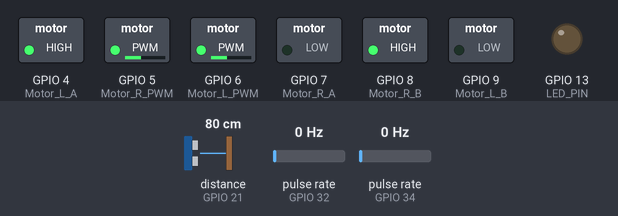
Bench run of a sketch on a simulated ESP32. Parts: switched loads named in the sketch (green lamp = pin HIGH), output pins drawn as LEDs (lit = HIGH). Wiring (inferred from the names in the program): ultrasonic range finder: trigger GPIO 20; echo GPIO 21; 2 × pulse sensor: data GPIO 32 / data GPIO 34. The inputs (shaded band) are chosen by the test bench; at power-on: distance to the obstacle (sensor on GPIO 21) 80 cm, pulse rate (sensors on GPIO 32, GPIO 34) 0 Hz. The echo pulse lasts 58.3 µs per cm; pins used as bus, display or sensor lines are not drawn.

Above: at 1.2 s.
1.3 s: distance to the obstacle (sensor on GPIO 21) set to 34 cm
2.8 s: distance to the obstacle (sensor on GPIO 21) set to 27 cm
At 4.0 s:
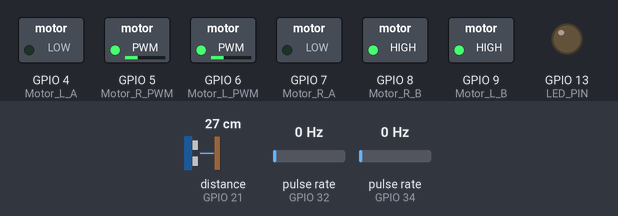
4.6 s: distance to the obstacle (sensor on GPIO 21) set to 35 cm
6.1 s: distance to the obstacle (sensor on GPIO 21) set to 44 cm
At 6.3 s:
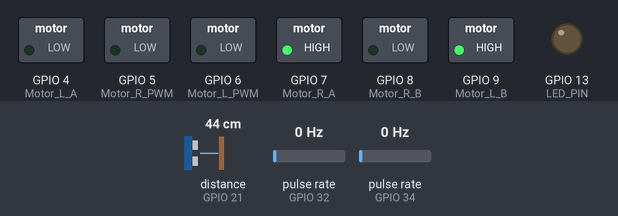
7.9 s: distance to the obstacle (sensor on GPIO 21) set to 2 cm
At 9.1 s:
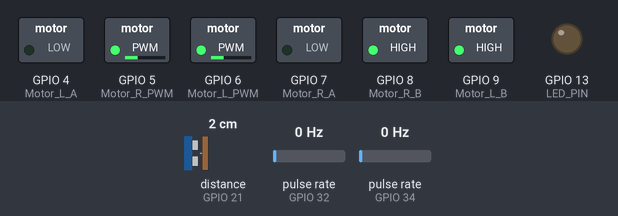
Timing chart, 0 to 10.7 s (numbered marks = the images above; inputs shaded):
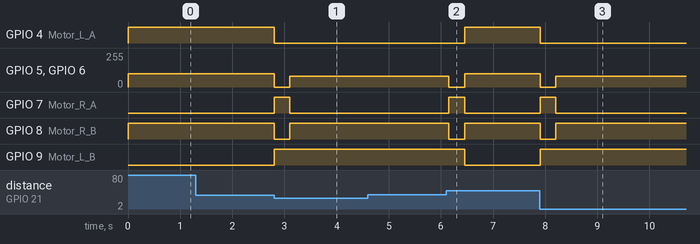

The sketch:

sketch_jul22a_copy_20250727114140.ino
```cpp
//------------------------------------------------------------------------------------------------------------------------------------------
//                                        П И Н Ы

#define Motor_L_A 4                     // Motor Left вывод A
#define Motor_L_B 9                     // Motor Left вывод B
#define Motor_L_PWM 6                   // Подача ШИМ на Motor Left
#define Encoder_L 32                    // Энкодер на Motor Left
#define Motor_R_A 7                     // Motor Right вывод A
#define Motor_R_B 8                     // Motor Right вывод B
#define Motor_R_PWM 5                   // Подача ШИМ на Motor Right
#define Encoder_R 34                    // Энкодер на Motor Right
#define TRIG_PIN 20                     // Trig pin УЗ датчика
#define ECHO_PIN 21                     // Echo pin УЗ датчика
#define LED_PIN 13                      // LED pin

//------------------------------------------------------------------------------------------------------------------------------------------
//                             К О Н С Т А Н Т Ы         К О Э Ф Ф И Ц И Е Н Т Ы

#define speedMove 100                   // Скорость движения
#define speedRotate 80                  // Сниженная скорость поворота
#define OBSTACLE_DISTANCE 30            // Расстояние до препятствия (см)
#define CLEAR_DISTANCE 40               // Безопасное расстояние после объезда
#define TURN_CHECK_DELAY 100            // Интервал проверки при повороте (мс)

//------------------------------------------------------------------------------------------------------------------------------------------
//                                        П Е Р Е М Е Н Н Ы Е

volatile long counterL = 0;             // Счетчик энкодера левого мотора
volatile long counterR = 0;             // Счетчик энкодера правого мотора
bool avoidingObstacle = false;          // Флаг объезда препятствия

//------------------------------------------------------------------------------------------------------------------------------------------
//                                   Ф У Н К Ц И И

void cMove(int spdL, int spdR) {
  spdL = constrain(spdL, -255, 255);
  spdR = constrain(spdR, -255, 255);

  // Левый мотор (исправленная конфигурация)
  if(spdL > 0) {
    digitalWrite(Motor_L_A, HIGH);
    digitalWrite(Motor_L_B, LOW);
    analogWrite(Motor_L_PWM, spdL);
  } else {
    digitalWrite(Motor_L_A, LOW);
    digitalWrite(Motor_L_B, HIGH);
    analogWrite(Motor_L_PWM, -spdL);
  }

  // Правый мотор (исправленная конфигурация)
  if(spdR > 0) {
    digitalWrite(Motor_R_A, LOW);      // ИНВЕРТИРОВАНО
    digitalWrite(Motor_R_B, HIGH);     // ИНВЕРТИРОВАНО
    analogWrite(Motor_R_PWM, spdR);
  } else {
    digitalWrite(Motor_R_A, HIGH);     // ИНВЕРТИРОВАНО
    digitalWrite(Motor_R_B, LOW);       // ИНВЕРТИРОВАНО
    analogWrite(Motor_R_PWM, -spdR);
  }
}

float getUltrasonicDistance() {
  digitalWrite(TRIG_PIN, LOW);
  delayMicroseconds(2);
  digitalWrite(TRIG_PIN, HIGH);
  delayMicroseconds(10);
  digitalWrite(TRIG_PIN, LOW);

  long duration = pulseIn(ECHO_PIN, HIGH, 30000); // Таймаут 30 мс
  if (duration == 0) return 200; // Возвращаем большое значение при таймауте
  return duration * 0.034 / 2; // Расстояние в см
}

//------------------------------------------------------------------------------------------------------------------------------------------
//                                         S E T U P
void setup() {
  pinMode(Motor_L_A, OUTPUT);
  pinMode(Motor_L_B, OUTPUT);
  pinMode(Motor_L_PWM, OUTPUT);
  pinMode(Encoder_L, INPUT);
  pinMode(Motor_R_A, OUTPUT);
  pinMode(Motor_R_B, OUTPUT);
  pinMode(Motor_R_PWM, OUTPUT);
  pinMode(Encoder_R, INPUT);
  pinMode(LED_PIN, OUTPUT);
  pinMode(TRIG_PIN, OUTPUT);
  pinMode(ECHO_PIN, INPUT);

  attachInterrupt(digitalPinToInterrupt(Encoder_L), []{ counterL++; }, RISING);
  attachInterrupt(digitalPinToInterrupt(Encoder_R), []{ counterR++; }, RISING);

  Serial.begin(9600);
}

//------------------------------------------------------------------------------------------------------------------------------------------
//                                            L O O P
void loop() {
  float distance = getUltrasonicDistance();

  if (!avoidingObstacle) {
    if (distance > 0 && distance < OBSTACLE_DISTANCE) {
      // Обнаружено препятствие - начинаем объезд
      avoidingObstacle = true;
      cMove(0, 0); // Короткая остановка
      delay(300);
      // Начинаем поворот
      cMove(-speedRotate, speedRotate); // Поворот налево
    } else {
      // Движение вперед без коррекции
      cMove(speedMove, speedMove);
    }
  }
  else {
    // Режим объезда препятствия
    // Проверяем расстояние каждые TURN_CHECK_DELAY мс
    static unsigned long lastCheck = 0;
    if (millis() - lastCheck > TURN_CHECK_DELAY) {
      lastCheck = millis();
      distance = getUltrasonicDistance();

      // Если путь свободен - завершаем объезд
      if (distance > CLEAR_DISTANCE || distance <= 0) {
        avoidingObstacle = false;
        cMove(0, 0); // Останавливаемся после поворота
        delay(300);
      }
    }
  }
}
```

Measured:
- the behaviour switches between 31 and 30 cm on distance to the obstacle (sensor on GPIO 21) (found by bisection; images 0 and 1)
- the behaviour switches between 40 and 41 cm on distance to the obstacle (sensor on GPIO 21) (found by bisection; images 1 and 2)
- after the input at 1.3 s, every drawn part: stays the same
- after the input at 2.8 s, GPIO 4 (Motor_L_A): HIGH → LOW at once; GPIO 5 (Motor_R_PWM), GPIO 6 (Motor_L_PWM): 100/255 → 0/255 at once, → 80/255 0.30 s later; GPIO 7 (Motor_R_A): LOW → HIGH at once, → LOW 0.30 s later; GPIO 8 (Motor_R_B): HIGH → LOW at once, → HIGH 0.30 s later; GPIO 9 (Motor_L_B): LOW → HIGH at once
- after the input at 4.6 s, every drawn part: stays the same
- after the input at 6.1 s, GPIO 4 (Motor_L_A): LOW → HIGH after 0.35 s; GPIO 5 (Motor_R_PWM), GPIO 6 (Motor_L_PWM): 80/255 → 0/255 after 0.05 s, → 100/255 0.30 s later; GPIO 7 (Motor_R_A): LOW → HIGH after 0.05 s, → LOW 0.30 s later; GPIO 8 (Motor_R_B): HIGH → LOW after 0.05 s, → HIGH 0.30 s later; GPIO 9 (Motor_L_B): HIGH → LOW after 0.35 s
- after the input at 7.9 s, GPIO 4 (Motor_L_A): HIGH → LOW at once; GPIO 5 (Motor_R_PWM), GPIO 6 (Motor_L_PWM): 100/255 → 0/255 at once, → 80/255 0.30 s later; GPIO 7 (Motor_R_A): LOW → HIGH at once, → LOW 0.30 s later; GPIO 8 (Motor_R_B): HIGH → LOW at once, → HIGH 0.30 s later; GPIO 9 (Motor_L_B): LOW → HIGH at once
